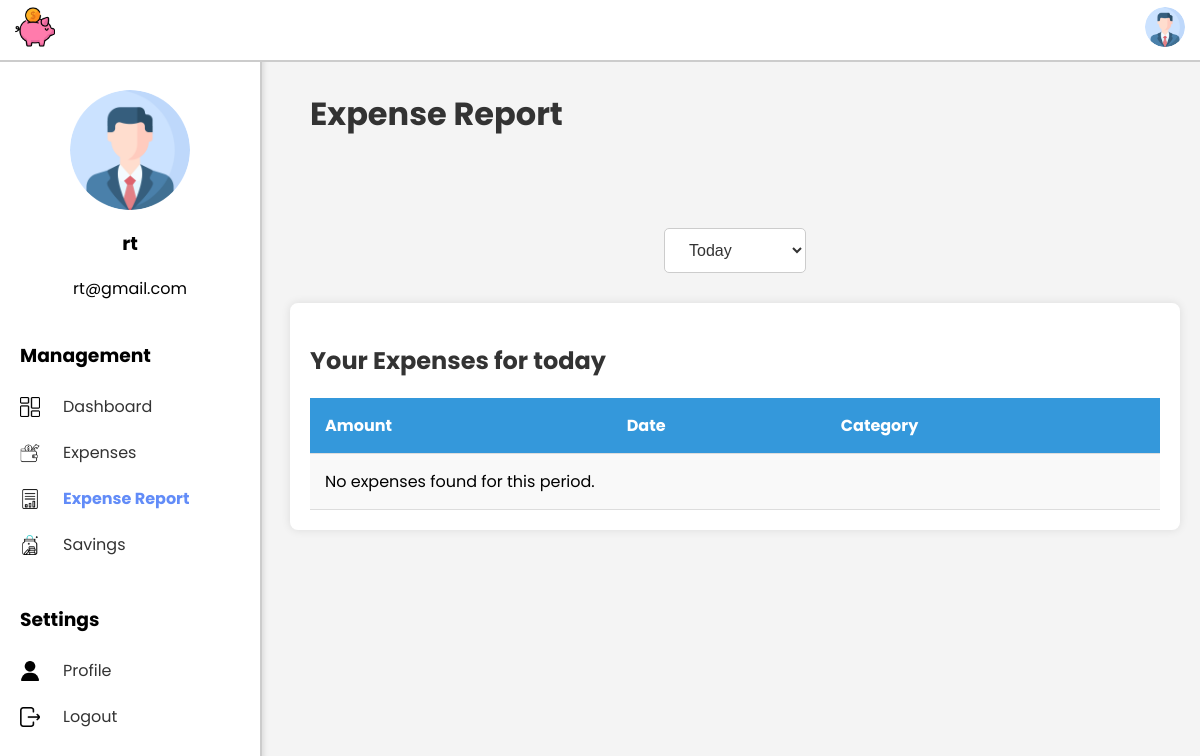
/ExpenseSystem/expense-report/ (signed in), run on an earlier commit of the app's database.
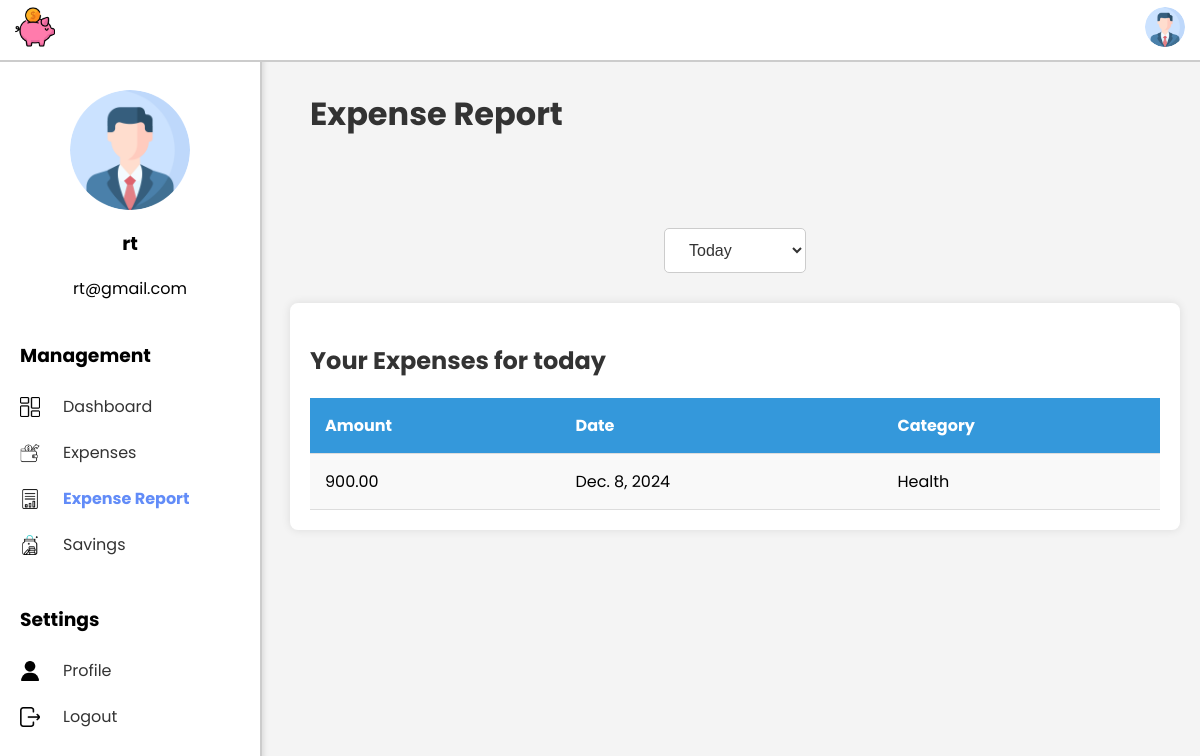
And on a later commit of the database.
### ExpenseSystem/models.py (models this page shows, shortened)
class Expense(models.Model):
    amount = models.DecimalField(max_digits=10, decimal_places=2)
    date = models.DateField()
    category = models.ForeignKey(Category, on_delete=models.CASCADE)
    user = models.ForeignKey(User, on_delete=models.CASCADE)
    description = models.TextField(null=True, blank=True)  # Add the description field

class Category(models.Model):
    name = models.CharField(max_length=255)

### ExpenseSystem/views.py (the view)
# urls.py: path('expense-report/', views.expense_report, name='expense_report'),
@login_required
def expense_report(request):
    today = timezone.now()
    filter_type = request.GET.get('filter', 'today')  # Default to 'today'
    user_expenses = Expense.objects.filter(user=request.user)
    if filter_type == 'weekly':
        start_date = today - timedelta(days=today.weekday() + 1)  # Sunday
        end_date = start_date + timedelta(days=6)  # End of the week (Saturday)
        expenses = user_expenses.filter(date__range=[start_date, end_date])
    elif filter_type == 'monthly':
        start_date = today.replace(day=1)  # Start of the month
        _, last_day = calendar.monthrange(today.year, today.month)  # Get the last day of the month
        end_date = today.replace(day=last_day)  # End of the month
        expenses = user_expenses.filter(date__range=[start_date, end_date])
    elif filter_type == 'yearly':
        start_date = today.replace(month=1, day=1)  # Start of the year
        end_date = today.replace(month=12, day=31)  # End of the year
        expenses = user_expenses.filter(date__range=[start_date, end_date])
    else:  # 'today'
        start_date = today.replace(hour=0, minute=0, second=0, microsecond=0)  # Start of today
        end_date = today.replace(hour=23, minute=59, second=59, microsecond=999999)  # End of today
        expenses = user_expenses.filter(date__range=[start_date, end_date])
    context = {
        'expenses': expenses,
        'filter': filter_type,
    }
    return render(request, 'expense_report.html', context)

### ExpenseSystem/templates/expense_report.html (shortened to what this page needs)
<!DOCTYPE html>
<html lang="en">
<head>
    {% load static %}
    <link rel="stylesheet" href="{% static 'expensereport.css' %}">
</head>
<body>
    {% include 'navbar.html' %}
    {% include 'sidebar.html' %}
    <div class="main-dashboard">
        <div class="header">
            <h1>Expense Report</h1>
        </div>
        <div class="report-filters">
            <form method="GET" action="{% url 'expense_report' %}">
                <select name="filter" onchange="this.form.submit()">
                    <option value="today" {% if filter == 'today' %}selected{% endif %}>Today</option>
                </select>
            </form>
        </div>
        <div class="expense-list background-box">
            <h2>Your Expenses for {{ filter }}</h2>
            <table>
                <thead>
                    <tr>
                        <th>Amount</th>
                        <th>Date</th>
                        <th>Category</th>
                    </tr>
                </thead>
                <tbody>
                    {% for expense in expenses %}
                    <tr>
                        <td>{{ expense.amount }}</td>
                        <td>{{ expense.date }}</td>
                        <td>{{ expense.category.name }}</td>
                    </tr>
                    {% empty %}
                    <tr>
                        <td colspan="3">No expenses found for this period.</td>
                    </tr>
                    {% endfor %}
                </tbody>
            </table>
        </div>
    </div>
</body>
</html>

What changed in the data, as far as the page shows it:
added Expense: amount "900.00", date "Dec. 8, 2024", category.name "Health"
Also different on the page:
text no longer shown: "No expenses found for this period."
